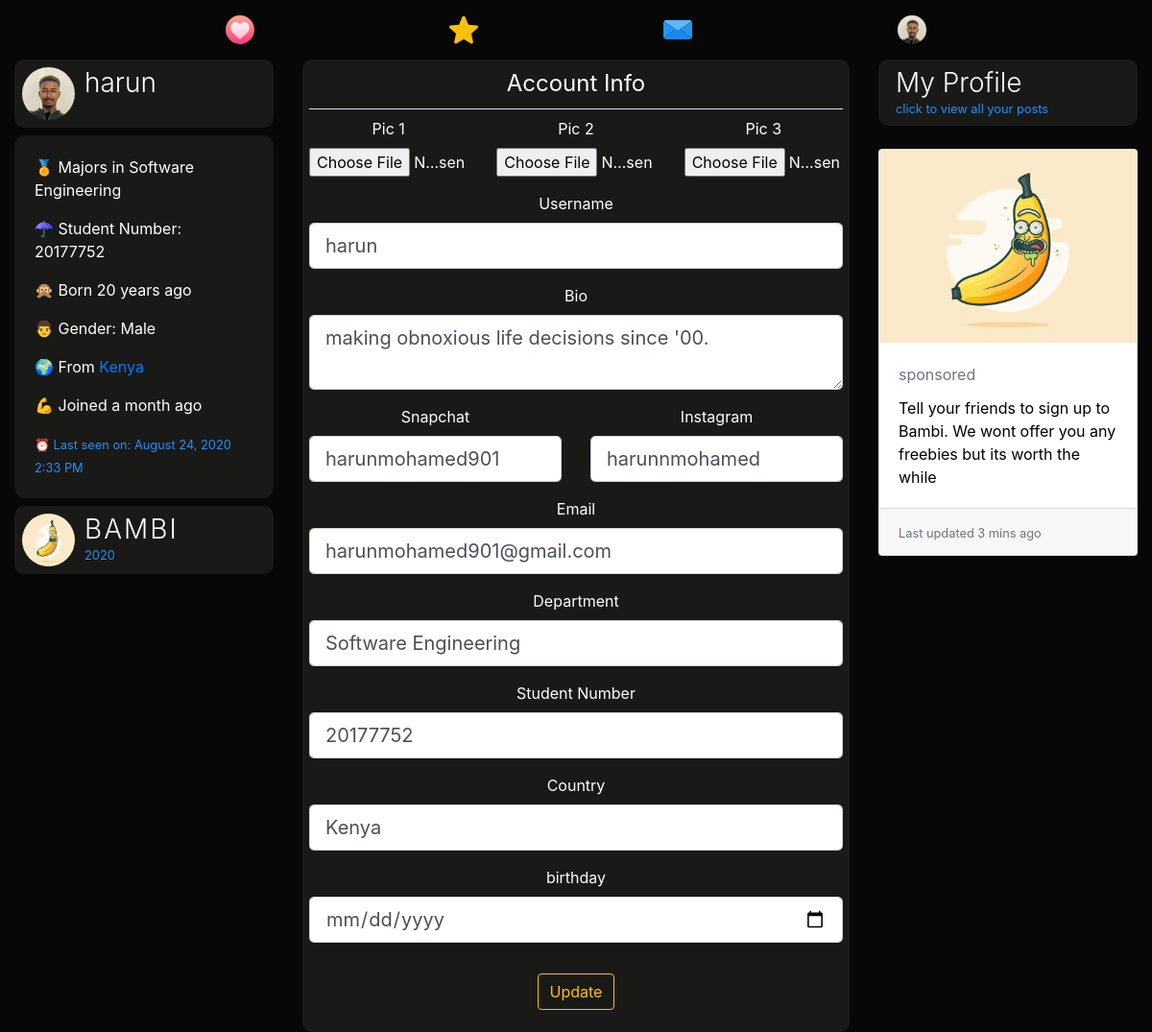
Page /account (signed in) on the earlier database version.
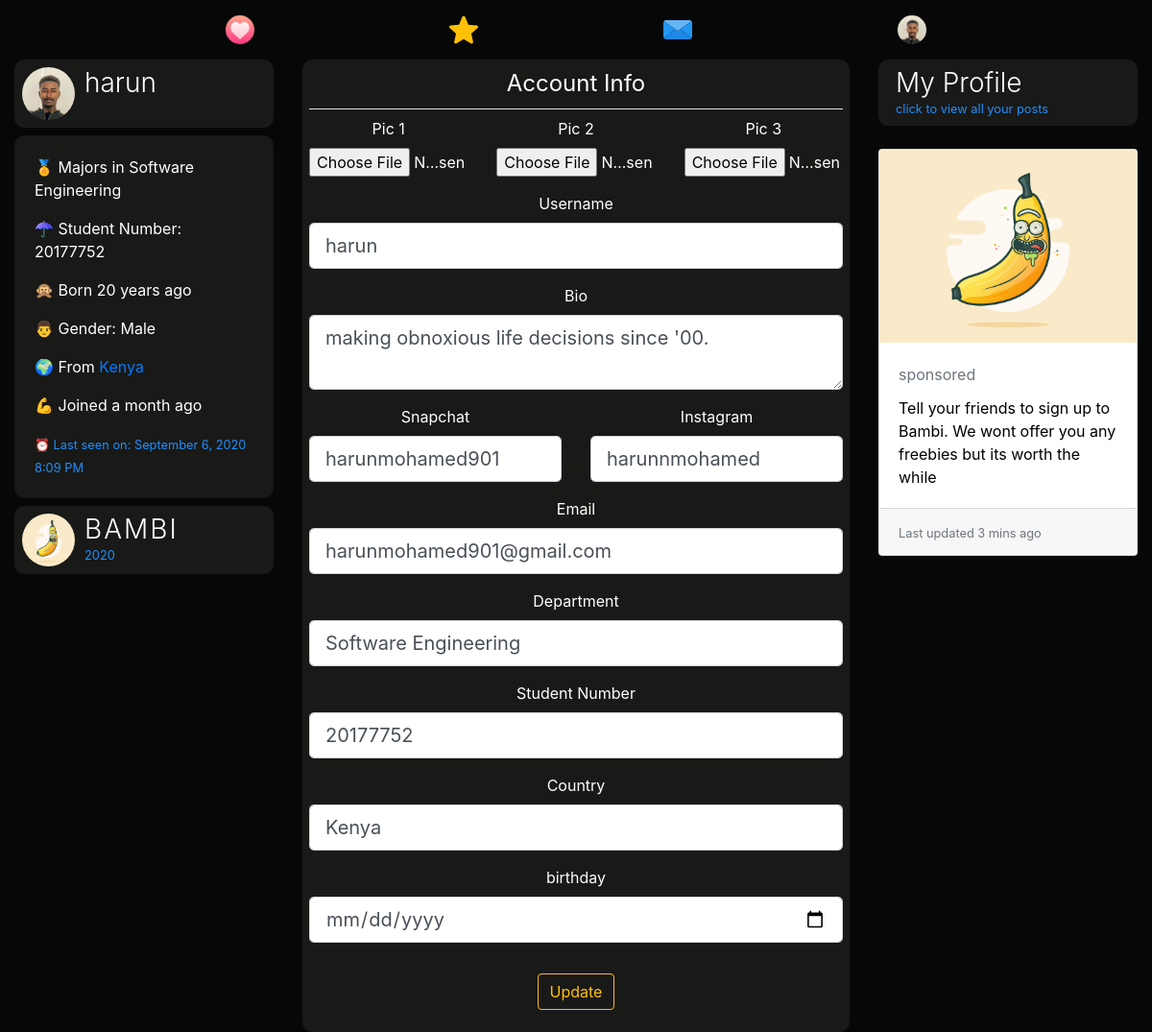
Same page on the later database version.
### dating/models.py (models this page shows, shortened)
class User(db.Model, UserMixin):
	id = db.Column(db.Integer, primary_key=True)
	username = db.Column(db.String(20), unique=True, nullable=False)
	email = db.Column(db.String(120), unique=True, nullable=True)
	dp = db.Column(db.String(20), nullable=False, default='default.jpg')
	dp2 = db.Column(db.String(20), nullable=False, default='flip.png')
	dp3 = db.Column(db.String(20), nullable=False, default='plane.png')
	password = db.Column(db.String(60), nullable=False)
	last_seen = db.Column(db.DateTime, default=datetime.utcnow)
	date_joined = db.Column(db.DateTime, nullable=False, default=datetime.utcnow)
	department = db.Column(db.String(20), nullable=False)
	student_number = db.Column(db.Integer(), unique=True, nullable=True)
	age = db.Column(db.DateTime, nullable=False)
	gender = db.Column(db.String(20), nullable=False)
	country = db.Column(db.String(20), default="Cyprus", nullable=True)
	bio = db.Column(db.String(120), nullable=True)
	private = db.Column(db.Boolean, default=False, nullable=False)
	snapchat = db.Column(db.String(20), default="snapchat", nullable=True)
	instagram = db.Column(db.String(20), default="instagram", nullable=True)
	followed = db.relationship(
		'User', secondary=followers,
		primaryjoin=(followers.c.follower_id == id),
		secondaryjoin=(followers.c.followed_id == id),
		backref=db.backref('followers', lazy='dynamic'), lazy='dynamic')
	messages_sent = db.relationship('Message',
									foreign_keys='Message.sender_id',
									backref='author', lazy='dynamic')
	messages_received = db.relationship('Message',
										foreign_keys='Message.recipient_id',
										backref='recipient', lazy='dynamic')
	last_message_read_time = db.Column(db.DateTime)
	def new_messages(self):
		last_read_time = self.last_message_read_time or datetime(1900, 1, 1)
		return Message.query.filter_by(recipient=self).filter(
			Message.timestamp > last_read_time).count()

### dating/routes.py (the view)
@app.route('/account', methods=['GET', 'POST'])
@login_required
def account():
	form = UpdateAccountForm()
	if form.validate_on_submit():
		if form.picture.data:
			pic = profile_img(form.picture.data)
			current_user.dp = pic
		if form.picture2.data:
			pic2 = profile_img(form.picture2.data)
			current_user.dp2 = pic2
		if form.picture3.data:
			pic3 = profile_img(form.picture3.data)
			current_user.dp3 = pic3
		current_user.username = form.username.data.lower()
		current_user.bio = form.bio.data
		current_user.email = form.email.data
		current_user.department = form.department.data
		current_user.student_number = form.student_number.data
		current_user.country = form.country.data
		current_user.age = form.age.data
		current_user.snapchat = form.snapchat.data
		current_user.instagram = form.instagram.data
		db.session.commit()
		flash('Your Account has been updated', 'success')
		return redirect(url_for('account'))
	elif request.method == 'GET':
		form.username.data = current_user.username
		form.bio.data = current_user.bio
		form.email.data = current_user.email
		form.department.data = current_user.department
		form.student_number.data = current_user.student_number
		form.country.data = current_user.country
		form.age.data = current_user.age
		form.snapchat.data = current_user.snapchat
		form.instagram.data = current_user.instagram
	dp = url_for('static', filename='profile_pics/' + current_user.dp)
	return render_template('account.html', title='Account', dp=dp, form=form)

### dating/forms.py (shortened to what this page needs)
class UpdateAccountForm(FlaskForm):
	username = StringField('Username', validators = [DataRequired(), Length(min=2, max=20), Regexp(r'^[\w.-_.]+$')])
	email = StringField('Email', validators = [Email(), DataRequired()])
	picture = FileField('Pic 1', validators=[FileAllowed(['jpg', 'jpeg' , 'png'])])
	picture2 = FileField('Pic 2', validators=[FileAllowed(['jpg', 'jpeg' , 'png'])])
	picture3 = FileField('Pic 3', validators=[FileAllowed(['jpg', 'jpeg' , 'png'])])
	department = StringField('Department', validators=[DataRequired()])
	student_number = StringField('Student Number', validators=[])
	country = StringField('Country', validators=[DataRequired()])
	age = DateField('birthday', format='%d-%m-%Y', validators=[DataRequired()])
	snapchat = StringField('Snapchat')
	instagram = StringField('Instagram')
	bio = PageDownField('Bio')
	private = BooleanField('Private?')
	submit = SubmitField('Update')

### dating/models.py (called while the page is built)
@login_manager.user_loader
def load_user(user_id):
	return User.query.get(int(user_id))

### dating/routes.py (called while the page is built)
@app.before_request
def before_request():
	if current_user.is_authenticated:
		current_user.last_seen = datetime.utcnow()
		db.session.commit()

### dating/templates/account.html (shortened to what this page needs)
{% extends "layout.html" %}
{% block content %}
<div class="container-fluid">
	<div class="row">
		<div class="col-lg-3 d-none d-lg-block position-fixed">
			<header class="mb-2">
		        <img src="{{ dp }}" alt="user profile" class="profile-thumbnail">
		        <div class="profile-name">
		          <h3>{{current_user.username}}</h3>
		        </div>
		      </header>
		    <div class="card about mb-2" style="color:#fff;background:#191917;border-radius:10px;">
		    <div class="card-body">
		      <p> 🏅 Majors in <span>{{current_user.department}}</span></p>
		      {% if current_user.student_number %}
		      <p> ☂ Student Number: <span>{{current_user.student_number}}</span></p>
		      {% endif %}
		      <p> 🙊 Born <span>{{ moment(current_user.age).fromNow() }}</span></p>
		      <p> {% if current_user.gender == 'male' %} 👨 {% else %}👩 {% endif %} Gender: <span>{{current_user.gender.title()}}</span></p>
		      {% if current_user.country %}
		      <p> 🌍 From <a href="https://www.google.com/maps?q={{current_user.country.title()}}" target="_blank">{{current_user.country.title()}}</a></p>
		      {% endif %}
		      <p> 💪 Joined <span>{{ moment(current_user.date_joined).fromNow() }}</span></p>
		      <small>⏰ Last seen on: {{ moment(current_user.last_seen).format('LLL') }}</small>
		    </div>
		  </div>
		  <header>
		    <img src="{{ url_for('static', filename='resources/' + 'logod.png') }}" alt="logo" class="profile-thumbnail">
		    <div class="profile-name">
		      <h3 class="logo">BAMBI</h3>
		      <small id="year"></small>
		    </div>
		  </header>
		</div>
		<div class="col-lg-6 offset-lg-3" style="text-align: center">
			<div class="post">
			  <div id="inner">
			   <div class="content-section">
				  <form method="POST" action="" enctype="multipart/form-data">
				    <fieldset class="form-group">
				      <legend class="border-bottom mb-2 pb-2">Account Info</legend>
				      <div class="row">
				      	<div class="col">
					      <div class="form-group">
					        {{ form.picture.label() }}
					        {{ form.picture(class="form-control-file") }}
					      </div>
					     </div>
					   <div class="col">
					      <div class="form-group">
					        {{ form.picture2.label() }}
					        {{ form.picture2(class="form-control-file") }}
					      </div>
					  </div>
					  	<div class="col">
					      <div class="form-group">
					        {{ form.picture3.label() }}
					        {{ form.picture3(class="form-control-file") }}
					      </div>
					  </div>
					    </div>
				      <div class="form-group">
				        {{ form.username.label(class="form-control-label") }}
				        {% if form.username.errors %}
				        {{ form.username(class="form-control form-control-lg is-invalid") }}
				        <div class="invalid-feedback">
				          {% for error in form.username.errors %}
				          <span>{{ error }}</span>
				          {% endfor %}
				        </div>
				        {% else %}
				        {{ form.username(class="form-control form-control-lg") }}
				        {% endif %}
				      </div>
				      <div class="form-group">
		                {{ form.bio.label(class="form-control-label") }}
		                {% if form.bio.errors %}
		                {{ form.bio(class="form-control form-control-lg is-invalid") }}
		                <div class="invalid-feedback">
		                  {% for error in form.bio.errors %}
		                  <span>{{ error }}</span>
		                  {% endfor %}
		                </div>
		                {% else %}
		                {{ form.bio(class="form-control form-control-lg") }}
		                {% endif %}
		              </div>
		               <div class="form-group">
		                <div class="row">
		                  <div class="col">
		                    {{ form.snapchat.label(class="form-control-label") }}
		                    {% if form.snapchat.errors %}
		                    {{ form.snapchat(class="form-control form-control-lg is-invalid") }}
		                    <div class="invalid-feedback">
		                      {% for error in form.snapchat.errors %}
		                      <span>{{ error }}</span>
		                      {% endfor %}
		                    </div>
		                    {% else %}
		                    {{ form.snapchat(class="form-control form-control-lg") }}
		                    {% endif %}
		                  </div>
		                  <div class="col">
		                    {{ form.instagram.label(class="form-control-label") }}
		                    {% if form.instagram.errors %}
		                    {{ form.instagram(class="form-control form-control-lg is-invalid") }}
		                    <div class="invalid-feedback">
		                      {% for error in form.instagram.errors %}
		                      <span>{{ error }}</span>
		                      {% endfor %}
		                    </div>
		                    {% else %}
		                    {{ form.instagram(class="form-control form-control-lg") }}
		                    {% endif %}
		                  </div>
		                </div>
		              </div>
				      <div class="form-group">
				        {{ form.email.label(class="form-control-label") }}
				        {% if form.email.errors %}
				        {{ form.email(class="form-control form-control-lg is-invalid") }}
				        <div class="invalid-feedback">
				          {% for error in form.email.errors %}
				          <span>{{ error }}</span>
				          {% endfor %}
				        </div>
				        {% else %}
				        {{ form.email(class="form-control form-control-lg") }}
				        {% endif %}
				      </div>
				      <div class="form-group">
				        {{ form.department.label(class="form-control-label") }}
				        {% if form.department.errors %}
				        {{ form.department(class="form-control form-control-lg is-invalid") }}
				        <div class="invalid-feedback">
				          {% for error in form.department.errors %}
				          <span>{{ error }}</span>
				          {% endfor %}
				        </div>
				        {% else %}
				        {{ form.department(class="form-control form-control-lg") }}
				        {% endif %}
				      </div>
				      <div class="form-group">
				        {{ form.student_number.label(class="form-control-label") }}
				        {% if form.student_number.errors %}
				        {{ form.student_number(class="form-control form-control-lg is-invalid") }}
				        <div class="invalid-feedback">
				          {% for error in form.student_number.errors %}
				          <span>{{ error }}</span>
				          {% endfor %}
				        </div>
				        {% else %}
				        {{ form.student_number(class="form-control form-control-lg") }}
				        {% endif %}
				      </div>
				      <div class="form-group">
				        {{ form.country.label(class="form-control-label") }}
				        {% if form.country.errors %}
				        {{ form.country(class="form-control form-control-lg is-invalid") }}
				        <div class="invalid-feedback">
				          {% for error in form.country.errors %}
				          <span>{{ error }}</span>
				          {% endfor %}
				        </div>
				        {% else %}
				        {{ form.country(class="form-control form-control-lg") }}
				        {% endif %}
				      </div>
				       <div class="form-group">
				        {{ form.age.label(class="form-control-label") }}
				        {% if form.age.errors %}
				        {{ form.age(class="form-control form-control-lg is-invalid") }}
				        <div class="invalid-feedback">
				          {% for error in form.age.errors %}
				          <span>{{ error }}</span>
				          {% endfor %}
				        </div>
				        {% else %}
				        {{ form.age(class="form-control form-control-lg") }}
				        {% endif %}
				      </div>
				    </fieldset>
				    <div class="form-group">
				      {{ form.submit(class="btn btn-outline-warning") }}
				    </div>
				  </form>
			  </div>
		</div>
			</div>
		</div>
		<div class="col-lg-3 d-none d-lg-block position-fixed offset-lg-9">
			 <header data-toggle="modal" data-target="#profile"><a style="text-decoration:none;" href="{{url_for('user_posts', username=current_user.username)}}">
		        <div class="profile-name">
		          <h3 style="color:#fff;">My Profile</h3>
		          <small>click to view all your posts</small>
		        </div>
		        </a>
		      </header>
		      <br>
			<div class="card" style="color:#000;">
		      <img class="card-img-top" src="{{ url_for('static', filename='resources/' + 'logod.png') }}" alt="logo">
		      <div class="card-body">
		        <h5 class="card-title"><small class="text-muted">sponsored</small></h5>
		        <p class="card-text">Tell your friends to sign up to Bambi. We wont offer you any freebies but its worth the while</p>
		      </div>
		      <div class="card-footer">
		        <small class="text-muted">Last updated 3 mins ago</small>
		      </div>
		    </div>
		</div>
	</div>
</div>
{% endblock content %}

### dating/templates/layout.html (shortened to what this page needs)
<!doctype html>
<html lang="en">
  <head>
    <link rel="stylesheet" href="https://stackpath.bootstrapcdn.com/bootstrap/4.3.1/css/bootstrap.min.css">
    <link rel="stylesheet" type="text/css" href="{{ url_for('static', filename='main.css') }}">
  </head>
  <body>
<nav class="navbar navbar-expand-md navbar-dark sticky-top justify-content-center d-none d-lg-block">
   <ul class="nav">
    <li {% if '/home' == request.path %}  class="active" {% endif %}>
      <a href="{{url_for('home')}}"><img src="{{ url_for('static', filename='resources/' + 'swipe.svg') }}" style="width:30px;height:30px;"></a>
    </li>
    <li {% if '/discover' == request.path %}  class="active" {% endif %}>
      <a href="{{url_for('discover')}}"><img src="{{ url_for('static', filename='resources/' + 'like.svg') }}" style="width:30px;height:30px;"></a>
    </li>
    <li {% if '/messages' == request.path %}  class="active" {% endif %}>
      <a href="{{url_for('messages')}}">
        <img src="{{ url_for('static', filename='resources/' + 'message.svg') }}" style="width:30px;height:30px;">
      </a>
    </li>
    <li>
      <a href="{{url_for('user_posts', username=current_user.username)}}">
        {% if current_user.is_authenticated %}
          <img src="{{ url_for('static', filename='profile_pics/' + current_user.dp) }}" style="width:30px;height:30px;border-radius:50%">
        {% else %}
        <img src="https://www.flaticon.com/premium-icon/icons/svg/3133/3133799.svg" style="width:30px;height:30px;">
        {% endif %}
      </a>
    </li>
</ul>
</nav>
  {% block content %} {% endblock %}
  </body>
</html>

### dating/static/main.css (style rules this page uses)
body { background:#070707; color:#fff; }
nav { background:#070707; }
.logo { color: #fff; letter-spacing: 2px; }
small { color: #1e90ff; }
h3 { font-weight: 300; }
header { display: flex; flex-direction: row; color:#fff; background:#191917; border-radius:10px; padding:8px; cursor:pointer; }
header .profile-thumbnail { width: 55px; height: 55px; border-radius: 50%; }
header .profile-name { display: flex; flex-direction:column; margin-left: 10px; }
header h3, header h4 { display: flex; margin: 0; }
.post { background:#191917; border-radius:10px; padding:7px; }

### dating/templates/layout.html (style rules this page uses)
ul.nav { width:80%; margin:0 auto; padding:0; list-style:none; background-color:none; text-align:center; font-family: sans-serif; }
.nav li { display:inline-block; width:25%; margin:0; padding:0; }
.nav a { text-align:center; padding:8px 0 8px 0; margin:0; display:block; text-decoration:none; color: #fff; }
ul.nav li:first-child a { border:none; }
ul.nav li:last-child a { border:none; }

Differences in the rows shown:
changed User "harun": last_seen "August 24, 2020 2:33 PM" → "September 6, 2020 8:09 PM"
